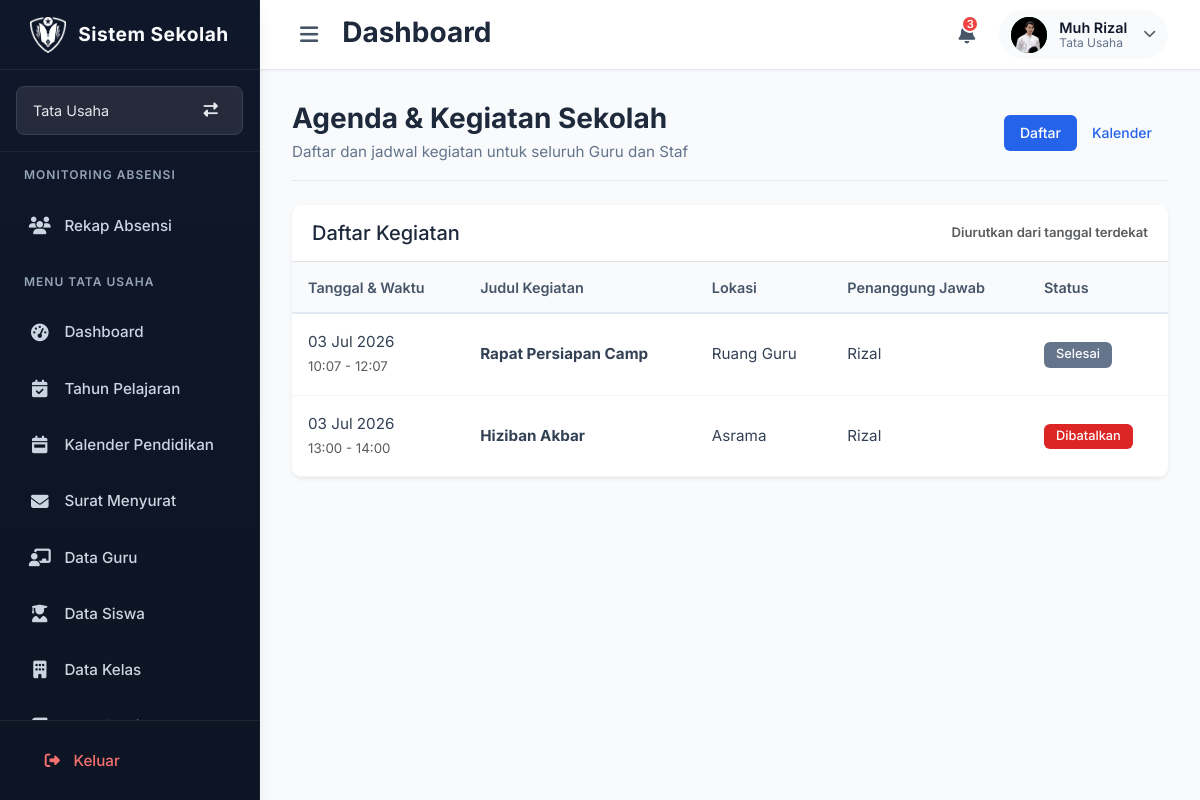
Screenshot of /agenda/ (signed in) with the database file from the repository.
### models.py (models this page shows, shortened)
class Guru(db.Model):
    __tablename__ = 'guru'
    nip = db.Column(db.String(50), nullable=True)
    nik = db.Column(db.String(20), nullable=True)
    gelar_depan = db.Column(db.String(30), nullable=True)
    gelar_belakang = db.Column(db.String(50), nullable=True)
    pendidikan_terakhir = db.Column(db.String(10), nullable=True)
    status_pernikahan = db.Column(db.String(20), nullable=True)
    id = db.Column(db.String(6), primary_key=True, unique=True, nullable=False)
    nama = db.Column(db.String(100), nullable=False)
    jenis_kelamin = db.Column(db.String(20), nullable=False)
    tempat_lahir = db.Column(db.String(100))
    tanggal_lahir = db.Column(db.Date)
    jabatan = db.Column(db.String(50), nullable=False)
    tugas_tambahan = db.Column(db.Text)
    sertifikasi = db.Column(db.Boolean, default=False)
    status = db.Column(db.String(20), default='Aktif')
    no_hp = db.Column(db.String(20))
    email = db.Column(db.String(100), unique=True, nullable=True)
    alamat = db.Column(db.Text)
    dibuat_pada = db.Column(db.DateTime, default=datetime.utcnow)
    foto_profil = db.Column(db.String(255), nullable=True)
    akun = db.relationship('User', backref='guru', uselist=False)

class AgendaKegiatan(db.Model):
    __tablename__ = 'agenda_kegiatan'
    id = db.Column(db.Integer, primary_key=True)
    judul = db.Column(db.String(200), nullable=False)
    deskripsi = db.Column(db.Text)
    tanggal_mulai = db.Column(db.DateTime, nullable=False)
    tanggal_selesai = db.Column(db.DateTime)
    lokasi = db.Column(db.String(150))
    penanggung_jawab = db.Column(db.String(100))
    status = db.Column(db.String(20), default='Terjadwal')
    dibuat_oleh = db.Column(db.String(100))
    dibuat_pada = db.Column(db.DateTime, default=datetime.utcnow)
    tahun_pelajaran = db.Column(db.String(20), nullable=False)

### routes/sections/kepsek/agenda.py (the view)
@agenda_bp.route('/')
def daftar_agenda():
    if not session.get('logged_in'):
        return redirect(url_for('login.halaman_login'))
    daftar = AgendaKegiatan.query.order_by(AgendaKegiatan.tanggal_mulai.asc()).all()
    sekarang = datetime.now()
    events = []
    daftar_dengan_status = []
    if daftar:
        for a in daftar:
            if a.status != "Dibatalkan":
                if a.tanggal_mulai > sekarang:
                    status = "Terjadwal"
                elif a.tanggal_selesai and a.tanggal_selesai < sekarang:
                    status = "Selesai"
                else:
                    status = "Berlangsung"
            else:
                status = "Dibatalkan"
            events.append({
                'id': a.id,
                'title': a.judul,
                'start': a.tanggal_mulai.strftime('%Y-%m-%dT%H:%M'),
                'end': a.tanggal_selesai.strftime('%Y-%m-%dT%H:%M') if a.tanggal_selesai else a.tanggal_mulai.strftime('%Y-%m-%dT%H:%M'),
                'status': status,
                'lokasi': a.lokasi or '',
                'pj': a.penanggung_jawab or ''
            })
            daftar_dengan_status.append({
                'id': a.id,
                'judul': a.judul,
                'deskripsi': a.deskripsi,
                'tanggal_mulai': a.tanggal_mulai,
                'tanggal_selesai': a.tanggal_selesai,
                'lokasi': a.lokasi,
                'penanggung_jawab': a.penanggung_jawab,
                'status': status
            })
    user_role = session.get('role', '')
    daftar_tugas = session.get('daftar_tugas', [])
    user = {
        'nama': session.get('user_name', 'Pengguna'),
        'jabatan': user_role,
        'tugas_tambahan': ", ".join(daftar_tugas) if isinstance(daftar_tugas, list) else "",
        'inisial': session.get('user_initials', 'U')
    }
    get_flashed_messages(with_categories=True)
    context = {
        'active_page': 'agenda',
        'halaman_aktif': 'utama',
        'role': user_role,
        'user': user,
        'user_name': session.get('user_name', ''),
        'daftar_agenda': daftar_dengan_status,
        'events': events,
        'tahun_pelajaran': g.tahun_pelajaran,  # ✅ Ganti jadi dinamis
        'semester': 'Genap'
    }
    return render_template('agenda.html', **context)

### templates/sections/kepsek/agenda.html (shortened to what this page needs)
{% extends "layout.html" %}
{% block extra_css %}
<link rel="stylesheet" href="{{ url_for('static', filename='css/jabatan/kepsek/agenda.css') }}">
{% endblock %}
{% block content %}
<div class="container-fluid px-4">
    <div class="page-header d-flex justify-content-between align-items-center mb-4">
        <div>
            <h2 class="page-title">Agenda & Kegiatan Sekolah</h2>
            <p class="page-subtitle">Daftar dan jadwal kegiatan untuk seluruh Guru dan Staf</p>
        </div>
        <div class="d-flex gap-2">
            <div class="btn-group" role="group">
                <button type="button" class="btn btn-outline-primary active" id="btnTampilanDaftar">Daftar</button>
                <button type="button" class="btn btn-outline-primary" id="btnTampilanKalender">Kalender</button>
            </div>
        </div>
    </div>
    <div id="tampilanDaftar" class="tampilan-aktif">
        <div class="card shadow-sm">
            <div class="card-header bg-white border-bottom d-flex justify-content-between align-items-center">
                <h5 class="mb-0">Daftar Kegiatan</h5>
                <span class="text-muted small">Diurutkan dari tanggal terdekat</span>
            </div>
            <div class="card-body p-0">
                {% if daftar_agenda %}
                <div class="table-responsive">
                    <table class="table table-hover align-middle mb-0">
                        <thead class="table-light">
                            <tr>
                                <th>Tanggal & Waktu</th>
                                <th>Judul Kegiatan</th>
                                <th>Lokasi</th>
                                <th>Penanggung Jawab</th>
                                <th>Status</th>
                            </tr>
                        </thead>
                        <tbody>
                            {% for a in daftar_agenda %}
                            <tr>
                                <td>
                                    {{ a.tanggal_mulai.strftime('%d %b %Y') }}<br>
                                    <small class="text-muted">{{ a.tanggal_mulai.strftime('%H:%M') }} - {{ a.tanggal_selesai.strftime('%H:%M') if a.tanggal_selesai else 'Selesai' }}</small>
                                </td>
                                <td><strong>{{ a.judul }}</strong><br><small class="text-muted">{{ a.deskripsi[:60] }}{% if a.deskripsi|length > 60 %}...{% endif %}</small></td>
                                <td>{{ a.lokasi or '-' }}</td>
                                <td>{{ a.penanggung_jawab or '-' }}</td>
                                <td>
                                    {% if a.status == 'Terjadwal' %}
                                        <span class="badge bg-primary">Terjadwal</span>
                                    {% elif a.status == 'Berlangsung' %}
                                        <span class="badge bg-success">Berlangsung</span>
                                    {% elif a.status == 'Selesai' %}
                                        <span class="badge bg-secondary">Selesai</span>
                                    {% else %}
                                        <span class="badge bg-danger">Dibatalkan</span>
                                    {% endif %}
                                </td>
                            </tr>
                            {% endfor %}
                        </tbody>
                    </table>
                </div>
                {% else %}
                <div class="text-center py-5 text-muted">
                    <i class="fa fa-calendar-times fa-3x mb-3"></i>
                    <p>Belum ada agenda kegiatan yang ditambahkan</p>
                </div>
                {% endif %}
            </div>
        </div>
    </div>
</div>
{% endblock %}

### templates/components/header.html (shortened to what this page needs)
<header class="header">
  <div class="header-left">
    <button class="toggle-sidebar" id="toggleSidebar">
      <i class="fas fa-bars"></i>
    </button>
    <h2 class="page-title">Dashboard</h2>
  </div>
  <div class="header-right d-flex align-items-center gap-3">
    <button class="notification-btn">
      <i class="fas fa-bell"></i>
      <span class="notification-badge">3</span>
    </button>
    <div class="user-profile" id="userProfileBtn">
      <div class="user-avatar">
        {% set nama_pengguna = session.get('user_name') or session.get('absensi_user_name', 'Pengguna') %}
        {% set foto = session.get('foto_profil') %}
        {% if foto %}
          <img src="{{ url_for('tampilkan_foto_profil', filename=foto) }}"
              alt="Foto Profil"
              onerror="this.style.display='none'; this.parentElement.innerHTML='{{ nama_pengguna | inisial_avatar }}';">
        {% else %}
          {{ nama_pengguna | inisial_avatar }}
        {% endif %}
      </div>
      <div class="user-info">
        <div class="user-name">
          {{ (session.get('user_name') or session.get('absensi_user_name', 'Pengguna')) | nama_singkat_dropdown }}
        </div>
        <div class="user-role">
          {% set aktif = session.get('halaman_aktif') | default('utama') %}
          {% if aktif == 'absensi' %}
            Guru
          {% elif aktif == 'bendahara' %}
            Bendahara
          {% elif aktif == 'admin_sistem' %}
            Admin Sistem
          {% elif aktif == 'wali_kelas' %}
            Wali Kelas
          {% elif aktif == 'waka_kurikulum' %}
            Waka Kurikulum
          {% elif aktif == 'waka_kesiswaan' %}
            Waka Kesiswaan
          {% elif aktif == 'pembina_ekskul' %}
            Pembina Ekstrakurikuler
          {% else %}
            {{ session.get('jabatan') or session.get('role', 'Pengguna Sistem') }}
          {% endif %}
        </div>
      </div>
      <i class="fas fa-chevron-down text-muted"></i>
    </div>
  </div>
</header>

### rows the page displays
Guru: foto_profil (picture)
AgendaKegiatan: tanggal_mulai "03 Jul 2026", tanggal_mulai "10:07", tanggal_selesai "12:07", judul "Rapat Persiapan Camp", lokasi "Ruang Guru", penanggung_jawab "Rizal", shows "Selesai"
AgendaKegiatan: tanggal_mulai "03 Jul 2026", tanggal_mulai "13:00", tanggal_selesai "14:00", judul "Hiziban Akbar", lokasi "Asrama", penanggung_jawab "Rizal", shows "Dibatalkan"

### other values shown
{{ user.jabatan }} "Tata Usaha"
{{ session.get('jabatan') or session.get('role', 'Pengguna Sistem') }} "Tata Usaha"
